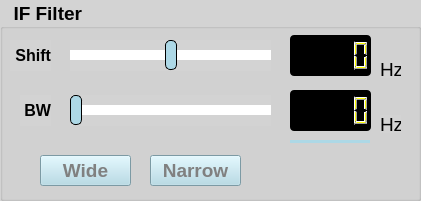
     <widget class="QGroupBox" name="IF_filter_groupBox">
      <property name="geometry">
       <rect>
        <x>740</x>
        <y>340</y>
        <width>421</width>
        <height>201</height>
       </rect>
      </property>
      <property name="font">
       <font>
        <pointsize>14</pointsize>
        <bold>true</bold>
       </font>
      </property>
      <property name="styleSheet">
       <string notr="true">QWidget{ background-color: lightgray;}</string>
      </property>
      <property name="title">
       <string>  IF Filter</string>
      </property>
      <widget class="QSlider" name="IF_filter_shift_horizontalSlider">
       <property name="geometry">
        <rect>
         <x>70</x>
         <y>40</y>
         <width>201</width>
         <height>31</height>
        </rect>
       </property>
       <property name="layoutDirection">
        <enum>Qt::LayoutDirection::LeftToRight</enum>
       </property>
       <property name="styleSheet">
        <string notr="true">QSlider::groove:horizontal{background: lightgray; height: 10px; border-radius: 3px;}
QSlider::handle:horizontal{background: lightblue; border: 1px solid black; width: 10px; height: 30px; margin-top: -10px; margin-bottom: -10px; border-radius: 5px;}
QSlider::sub-page:horizontal{background: white;}
QSlider::add-page:horizontal{background: white;}
QSlider:disabled{color: darkgrey;}
QSlider:handle:disabled{background-color: darkgrey;  color: darkgrey;}</string>
       </property>
       <property name="minimum">
        <number>-60</number>
       </property>
       <property name="maximum">
        <number>60</number>
       </property>
       <property name="orientation">
        <enum>Qt::Orientation::Horizontal</enum>
       </property>
      </widget>
      <widget class="QPushButton" name="IF_filter_BW_wide_pushButton">
       <property name="geometry">
        <rect>
         <x>40</x>
         <y>155</y>
         <width>91</width>
         <height>31</height>
        </rect>
       </property>
       <property name="font">
        <font>
         <pointsize>14</pointsize>
         <bold>true</bold>
        </font>
       </property>
       <property name="styleSheet">
        <string notr="true">QPushButton{ background-color: lightblue; color: grey}
QPushButton::checked{ background-color: red; color: black}</string>
       </property>
       <property name="text">
        <string>Wide</string>
       </property>
       <property name="checkable">
        <bool>true</bool>
       </property>
       <attribute name="buttonGroup">
        <string notr="true">IF_buttonGroup</string>
       </attribute>
      </widget>
      <widget class="QLCDNumber" name="IF_filter_shift_lcdNumber">
       <property name="geometry">
        <rect>
         <x>290</x>
         <y>35</y>
         <width>81</width>
         <height>41</height>
        </rect>
       </property>
       <property name="styleSheet">
        <string notr="true">QWidget{ border: 2px black; background-color: black;border-radius: 4px;}
QLCDNumber {color: yellow;}</string>
       </property>
       <property name="digitCount">
        <number>5</number>
       </property>
      </widget>
      <widget class="QLabel" name="IF_filter_label_3">
       <property name="geometry">
        <rect>
         <x>380</x>
         <y>60</y>
         <width>21</width>
         <height>18</height>
        </rect>
       </property>
       <property name="font">
        <font>
         <pointsize>14</pointsize>
        </font>
       </property>
       <property name="text">
        <string>Hz</string>
       </property>
      </widget>
      <widget class="QSlider" name="IF_filter_BW_horizontalSlider">
       <property name="geometry">
        <rect>
         <x>70</x>
         <y>95</y>
         <width>201</width>
         <height>31</height>
        </rect>
       </property>
       <property name="layoutDirection">
        <enum>Qt::LayoutDirection::LeftToRight</enum>
       </property>
       <property name="styleSheet">
        <string notr="true">QSlider::groove:horizontal{background: lightgray; height: 10px; border-radius: 3px;}
QSlider::handle:horizontal{background: lightblue; border: 1px solid black; width: 10px; height: 30px; margin-top: -10px; margin-bottom: -10px; border-radius: 5px;}
QSlider::sub-page:horizontal{background: white;}
QSlider::add-page:horizontal{background: white;}
QSlider:disabled{color: darkgrey;}
QSlider:handle:disabled{background-color: darkgrey;  color: darkgrey;}</string>
       </property>
       <property name="minimum">
        <number>0</number>
       </property>
       <property name="maximum">
        <number>21</number>
       </property>
       <property name="pageStep">
        <number>1</number>
       </property>
       <property name="orientation">
        <enum>Qt::Orientation::Horizontal</enum>
       </property>
      </widget>
      <widget class="QLabel" name="IF_filter_label_1">
       <property name="geometry">
        <rect>
         <x>10</x>
         <y>40</y>
         <width>41</width>
         <height>31</height>
        </rect>
       </property>
       <property name="font">
        <font>
         <pointsize>12</pointsize>
         <bold>true</bold>
        </font>
       </property>
       <property name="text">
        <string>Shift</string>
       </property>
       <property name="alignment">
        <set>Qt::AlignmentFlag::AlignRight|Qt::AlignmentFlag::AlignTrailing|Qt::AlignmentFlag::AlignVCenter</set>
       </property>
      </widget>
      <widget class="QLabel" name="IF_filter_label_2">
       <property name="geometry">
        <rect>
         <x>20</x>
         <y>95</y>
         <width>31</width>
         <height>31</height>
        </rect>
       </property>
       <property name="font">
        <font>
         <pointsize>12</pointsize>
         <bold>true</bold>
        </font>
       </property>
       <property name="text">
        <string>BW</string>
       </property>
       <property name="alignment">
        <set>Qt::AlignmentFlag::AlignRight|Qt::AlignmentFlag::AlignTrailing|Qt::AlignmentFlag::AlignVCenter</set>
       </property>
      </widget>
      <widget class="QLabel" name="IF_filter_label_4">
       <property name="geometry">
        <rect>
         <x>380</x>
         <y>115</y>
         <width>21</width>
         <height>18</height>
        </rect>
       </property>
       <property name="font">
        <font>
         <pointsize>14</pointsize>
        </font>
       </property>
       <property name="text">
        <string>Hz</string>
       </property>
      </widget>
      <widget class="QLCDNumber" name="IF_filter_BW_lcdNumber">
       <property name="geometry">
        <rect>
         <x>290</x>
         <y>90</y>
         <width>81</width>
         <height>41</height>
        </rect>
       </property>
       <property name="styleSheet">
        <string notr="true">QWidget{ border: 2px black; background-color: black;border-radius: 4px;}
QLCDNumber {color: yellow;}</string>
       </property>
       <property name="digitCount">
        <number>5</number>
       </property>
      </widget>
      <widget class="QPushButton" name="IF_filter_BW_narrow_pushButton">
       <property name="geometry">
        <rect>
         <x>150</x>
         <y>155</y>
         <width>91</width>
         <height>31</height>
        </rect>
       </property>
       <property name="font">
        <font>
         <pointsize>14</pointsize>
         <bold>true</bold>
        </font>
       </property>
       <property name="styleSheet">
        <string notr="true">QPushButton{ background-color: lightblue; color: grey}
QPushButton::checked{ background-color: red; color: black}</string>
       </property>
       <property name="text">
        <string>Narrow</string>
       </property>
       <property name="checkable">
        <bool>true</bool>
       </property>
       <attribute name="buttonGroup">
        <string notr="true">IF_buttonGroup</string>
       </attribute>
      </widget>
      <widget class="Line" name="IF_filter_line">
       <property name="geometry">
        <rect>
         <x>290</x>
         <y>140</y>
         <width>80</width>
         <height>3</height>
        </rect>
       </property>
       <property name="styleSheet">
        <string notr="true">QFrame{ border: none; background-color: lightblue;}</string>
       </property>
       <property name="orientation">
        <enum>Qt::Orientation::Horizontal</enum>
       </property>
      </widget>
     </widget>
